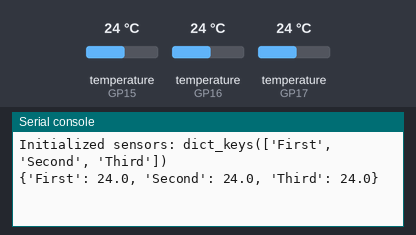
Recording of a program running on a simulated Raspberry Pi Pico running MicroPython. Parts: the last lines printed to the serial console. Inputs (shaded band) come from the test bench; at power-on: temperature (sensors on GP15, GP16, GP17) 24 °C.

Above: at 1.2 s.
1.3 s: temperature (sensor on GP15) set to 12 °C
At 4.4 s:
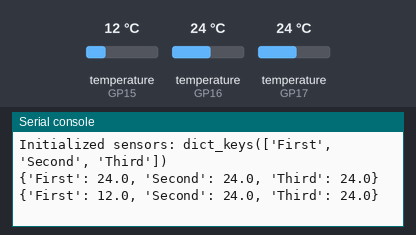
4.9 s: temperature (sensor on GP16) set to 12 °C
At 7.0 s:
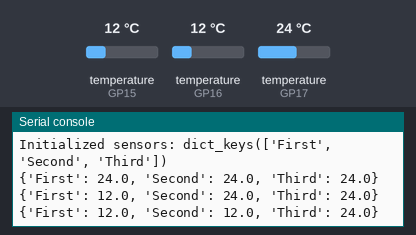
8.5 s: temperature (sensor on GP17) set to 12 °C
At 9.6 s:
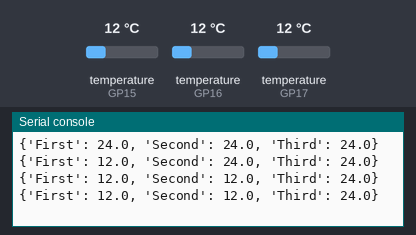
12.1 s: temperature (sensor on GP15) set to 19 °C
At 12.1 s:
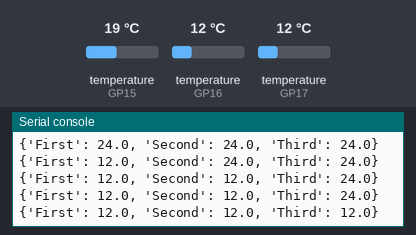
15.7 s: temperature (sensor on GP16) set to 19 °C
At 18.7 s:
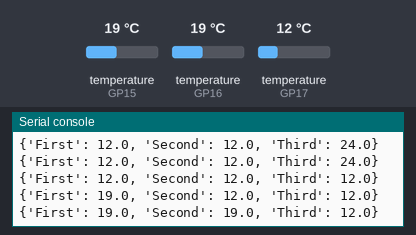
19.3 s: temperature (sensor on GP17) set to 19 °C
At 21.4 s:
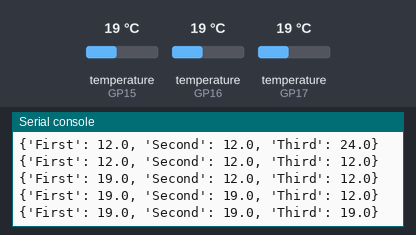
Timing chart, 0 to 22.9 s (numbered marks = the images above; inputs shaded):
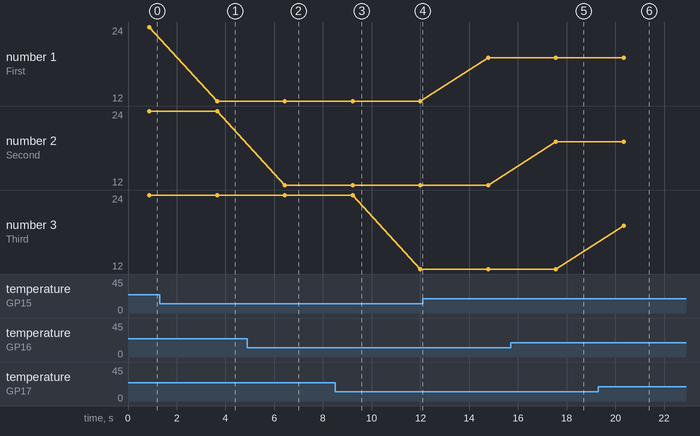

The program:

main.py
```python
from machine import Pin, WDT
import onewire, ds18x20, time

pins = {
    15: "First",
    16: "Second",
    17: "Third",
}

measurement_period_ms = 750
sample_frequency_seconds = 2
watchdog = WDT(timeout=8388)

fahrenheit: bool = False

sensors = {}

# Initialize each sensor on its own pin
for pin_num, name in pins.items():
    pin = Pin(pin_num)
    ow = onewire.OneWire(pin)
    ds = ds18x20.DS18X20(ow)

    roms = ds.scan()
    if not roms:
        raise RuntimeError(f"No sensor found on GPIO {pin_num}")

    # Use the first rom since only one sensor is connected per pin
    sensors[name] = {
        "ds": ds,
        "rom": roms[0]
    }

print("Initialized sensors:", sensors.keys())

while True:
    temps = {}

    # Conversions
    for s in sensors.values():
        s["ds"].convert_temp()

    time.sleep_ms(measurement_period_ms)

    # Read temperatures, overwrite dict key with latest value
    for name, s in sensors.items():
        temp = s["ds"].read_temp(s["rom"])
        if fahrenheit:
            temp = temp * (9 / 5) + 32
        temps[name] = temp

    print(temps)
    watchdog.feed()
    time.sleep(sample_frequency_seconds)
```

Measured:
- after the input at 1.3 s, the serial console: prints a new line after 2.4 s (image 1)
- after the input at 4.9 s, the serial console: prints a new line after 1.5 s (image 2)
- after the input at 15.7 s, the serial console: prints a new line after 1.9 s (image 5)
- after the input at 19.3 s, the serial console: prints a new line after 1.0 s (image 6)
- plotted number 1: 24 → 12 after the input at 1.3 s, 12 → 19 after the input at 12.1 s
